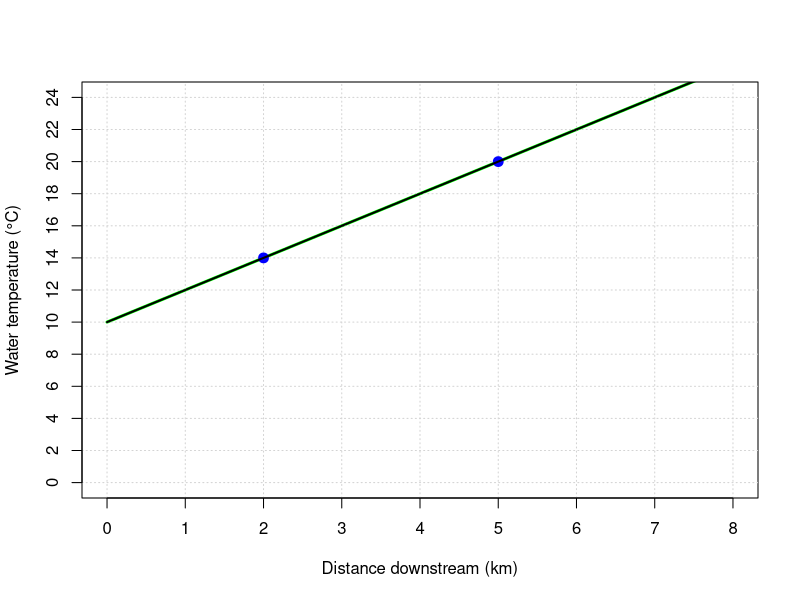
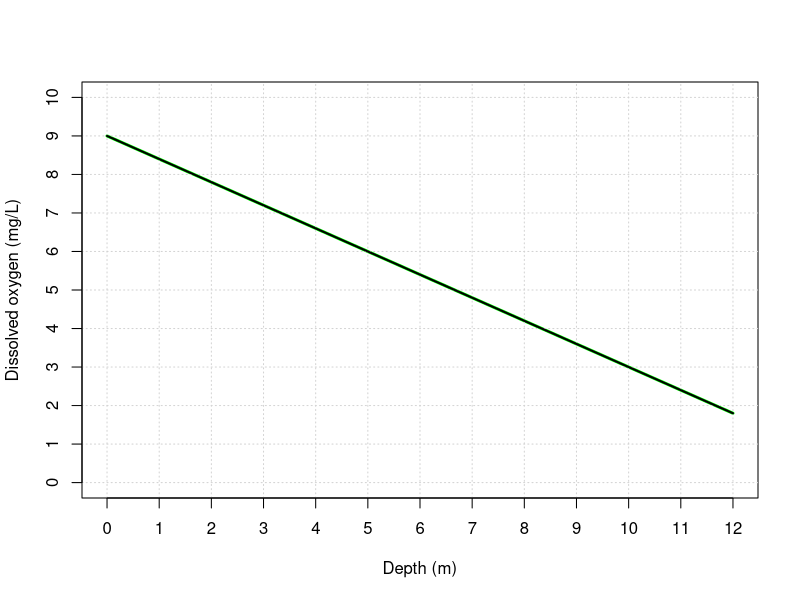
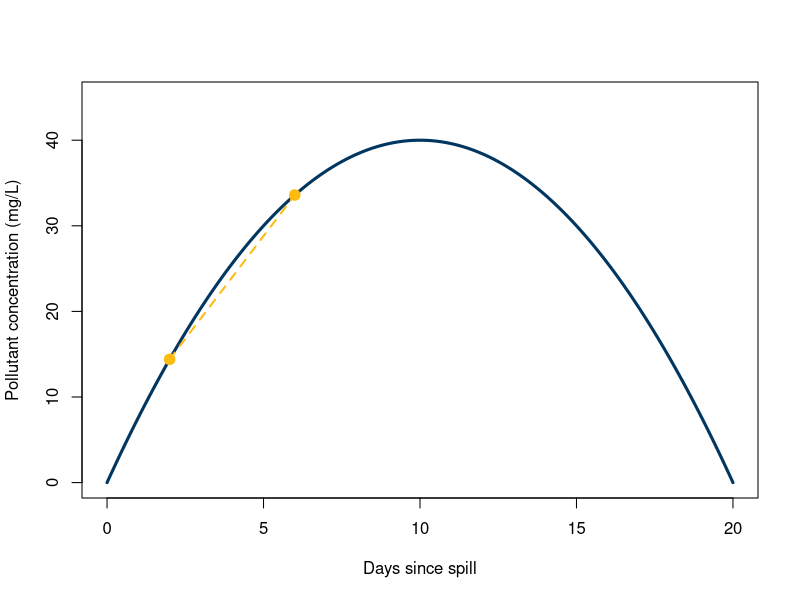
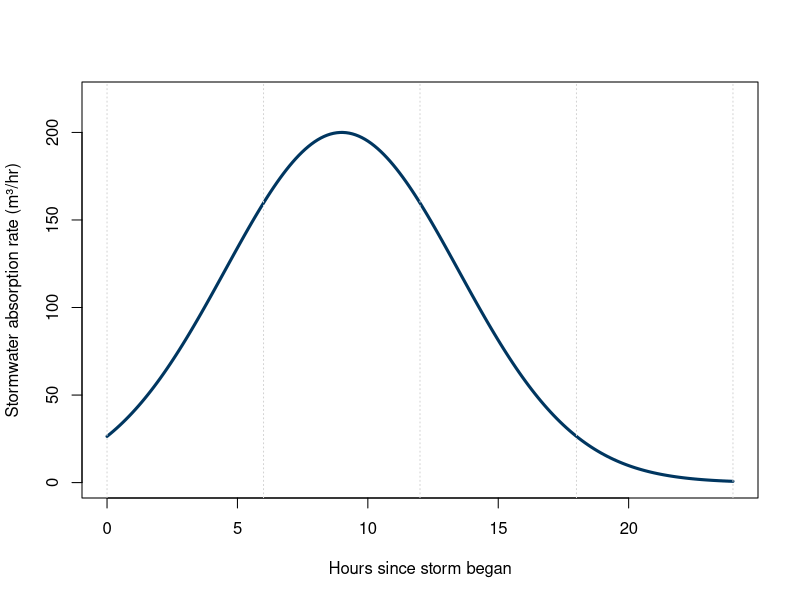

These charts were generated, in order, by the following R code:
## ---- chunk 1
#| echo: false
#| fig-align: center
#| out-width: "70%"
x <- seq(0, 8, length.out = 100)
T <- 2*x + 10

plot(x, T, type = "l", lwd = 3, col = "green",
     xlim = c(0, 8), ylim = c(0, 24),
     xlab = "Distance downstream (km)", ylab = "Water temperature (°C)",
     xaxt = "n", yaxt = "n")
abline(h = seq(0, 24, by = 2), col = "lightgray", lty = "dotted")
abline(v = seq(0, 8, by = 1), col = "lightgray", lty = "dotted")
axis(1, at = seq(0, 8, by = 1))
axis(2, at = seq(0, 24, by = 2))
points(c(2,5), c(14,20), pch = 19, cex = 1.3, col = "blue")
lines(x, T, lwd = 2)
## ---- chunk 2
#| echo: false
#| fig-align: center
#| out-width: "70%"
depth <- seq(0, 12, length.out = 100)
DO <- -0.6*depth + 9

plot(depth, DO, type = "l", lwd = 3, col = "green",
     xlim = c(0, 12), ylim = c(0, 10),
     xlab = "Depth (m)", ylab = "Dissolved oxygen (mg/L)",
     xaxt = "n", yaxt = "n")
abline(h = seq(0, 10, by = 1), col = "lightgray", lty = "dotted")
abline(v = seq(0, 12, by = 1), col = "lightgray", lty = "dotted")
axis(1, at = seq(0, 12, by = 1))
axis(2, at = seq(0, 10, by = 1))
lines(depth, DO, lwd = 2)
## ---- chunk 3
#| echo: false
#| fig-align: center
#| out-width: "95%"
t <- seq(0, 20, length.out = 200)
C <- 8*t - 0.4*t^2

plot(t, C, type = "l", lwd = 3, col = "#003660",
     xlim = c(0, 20), ylim = c(0, 45),
     xlab = "Days since spill", ylab = "Pollutant concentration (mg/L)")
points(c(2,6), c(8*2-0.4*2^2, 8*6-0.4*6^2), pch = 19, cex = 1.4, col = "#FEBC11")
segments(2, 8*2-0.4*2^2, 6, 8*6-0.4*6^2, col = "#FEBC11", lwd = 2, lty = 2)
## ---- chunk 4
#| echo: false
#| fig-align: center
#| out-width: "70%"
t <- seq(0, 24, length.out = 200)
rate <- 200 * exp(-((t-9)^2)/40)

plot(t, rate, type = "l", lwd = 3, col = "#003660",
     xlim = c(0,24), ylim = c(0,220),
     xlab = "Hours since storm began", ylab = "Stormwater absorption rate (m³/hr)")
abline(v = seq(0,24, by = 6), col = "lightgray", lty = "dotted")
